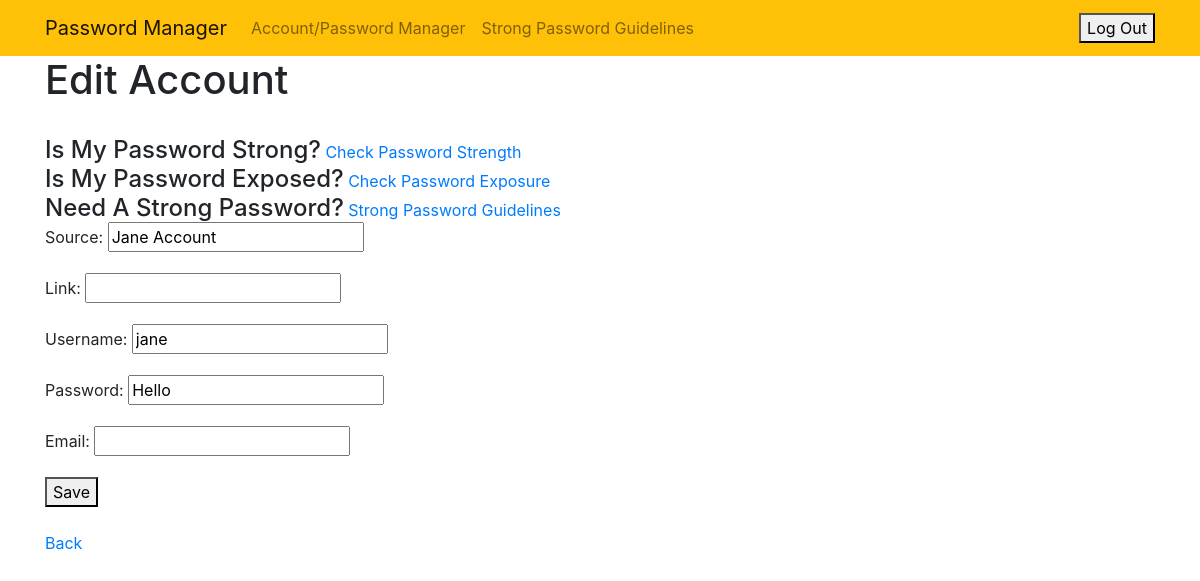
The page /editAccount/13/ (signed in) on the database its author committed.
### manager/models.py (models this page shows, shortened)
class Account(models.Model):
    source = models.CharField(max_length=200)
    link = models.URLField(blank=True)
    username = models.CharField(max_length=100, blank=True)
    password = models.CharField(max_length=100, blank=True)
    email = models.EmailField(blank=True)
    user = models.ForeignKey(User, on_delete=models.CASCADE)

### manager/views.py (the view)
# urls.py: path('editAccount/<int:account_pk>/', views.editAccount, name='editAccount'),
def editAccount(request, account_pk):
    account = get_object_or_404(Account, pk=account_pk, user=request.user)
    if request.method == "GET":
        form = AccountForm(instance=account)
        return render(request, 'manager/editAccount.html', {'account': account, 'form': form})
    else:
        form = AccountForm(request.POST, instance=account)
        form.save()
        return redirect('manager')

### manager/forms.py
class AccountForm(ModelForm):
    class Meta:
        model = Account
        fields = ['source', 'link', 'username', 'password', 'email']

### manager/templates/manager/editAccount.html (shortened to what this page needs)
<!DOCTYPE html>
<html lang="en">
<head>
</head>
{% extends 'manager/base.html' %}
{% block content %}
<body>
    <h1>Edit Account</h1>
    <br>
    <h4 style="display: inline;">Is My Password Strong?</h4>
    <a href="{% url 'passwordStrength' account.id %}">Check Password Strength</a>
    <br>
    <h4 style="display: inline;">Is My Password Exposed?</h4>
    <a href="{% url 'passwordExposure' account.id %}">Check Password Exposure</a>
    <br>
    <h4 style="display: inline;">Need A Strong Password?</h4>
    <a href="https://www.enzoic.com/strong-password/" target="_blank">Strong Password Guidelines</a>
    <br>
    <form method="POST">
        {{form.as_p}}
        <button type="submit">Save</button>
    </form>
    <br>
    <a href="{% url 'manager' %}">Back</a>
</body>
{% endblock %}

### rows shown on the page
Account: source "Jane Account", username "jane", password "Hello"
